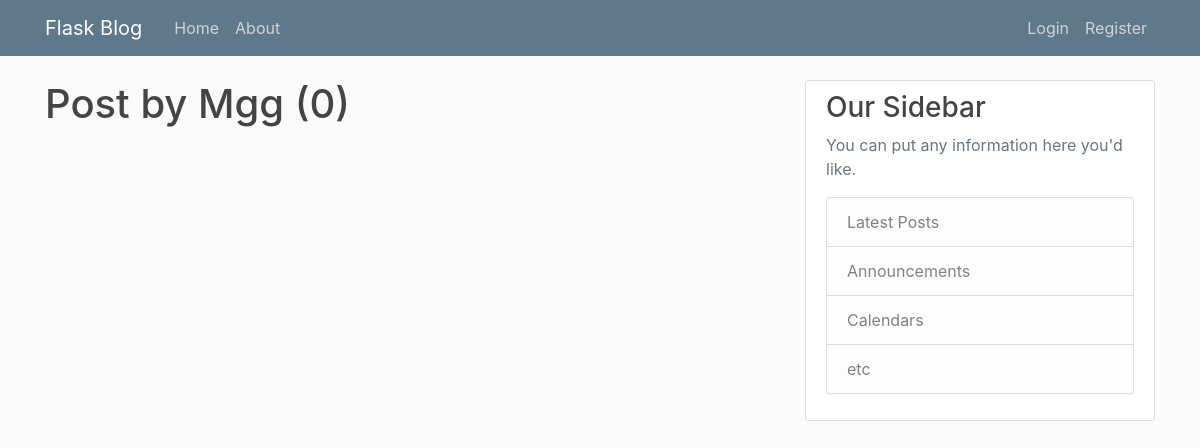
The app's page /user/Mgg, older data.
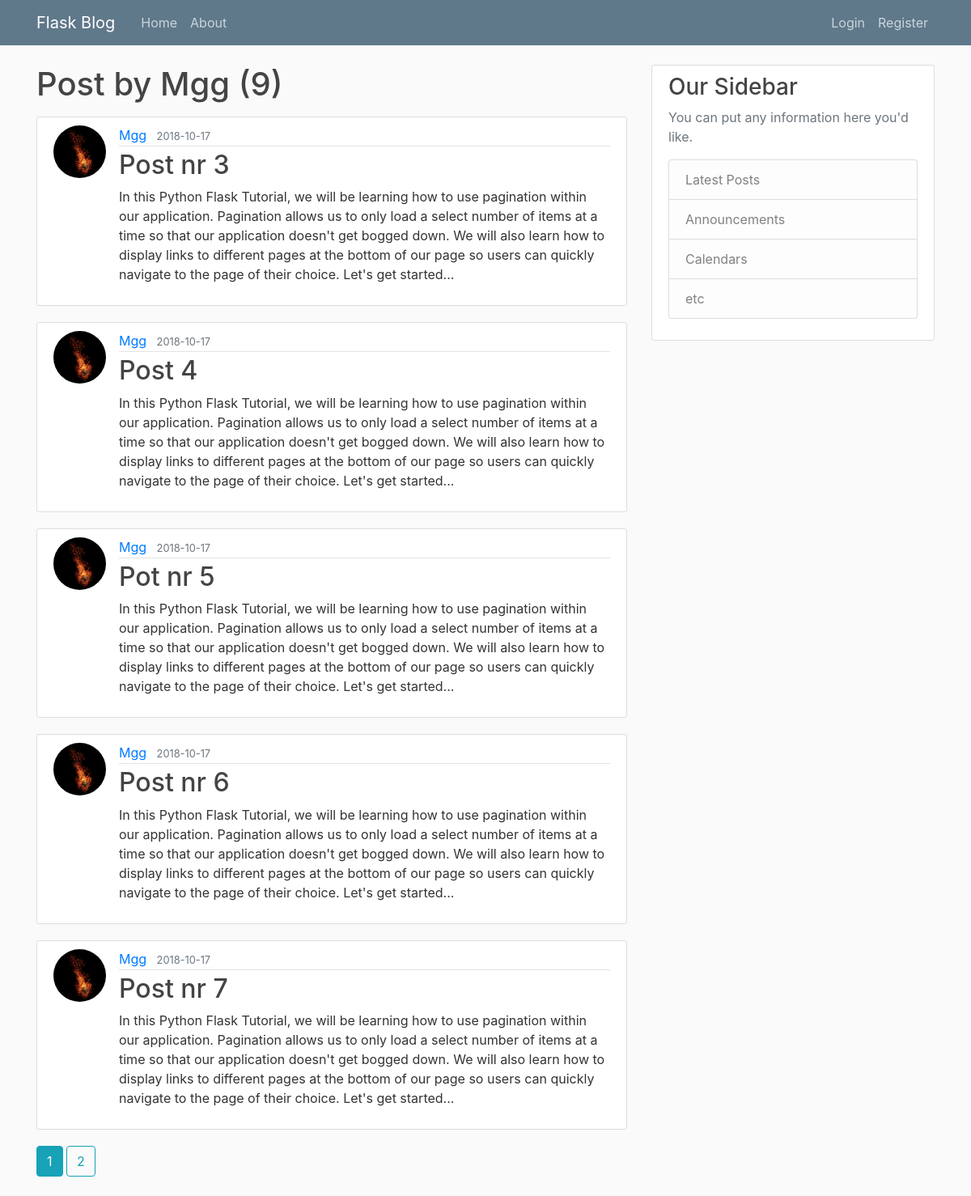
The same page, newer data.
### app2/models.py (models this page shows, shortened)
class Post(db.Model):
    id = db.Column(db.Integer, primary_key=True)
    title = db.Column(db.String(100), nullable = False)
    date_posted = db.Column(db.DateTime, nullable = False, default=datetime.utcnow)
    content = db.Column(db.Text, nullable=False)
    user_id = db.Column(db.Integer, db.ForeignKey('user.id'), nullable=False)

class User(db.Model, UserMixin): # tworzenie klasy użytkowniak w oparciu o model bazy danych z SQLAlchemy
    id = db.Column(db.Integer, primary_key=True)
    username = db.Column(db.String(20),unique=True, nullable = False)
    email = db.Column(db.String(120), unique=True, nullable=False)
    image_file = db.Column(db.String(20), nullable=False, default='default.jpg')
    password = db.Column(db.String(60), nullable=False)
    posts = db.relationship('Post', backref='author', lazy = True) #powiązanie z klasą Post, backref - dodanie kolumny do klasy Post, atrybut lazy pozwala pobrać dane z klasy Post do danego użytkownika

### app2/users/routes.py (the view)
@users.route("/user/<string:username>")
def user_posts(username):
    page = request.args.get('page', 1, type=int) #Pobieranie numeru strony
    user = User.query.filter_by(username=username).first_or_404()
    posts = Post.query.filter_by(author=user)\
        .order_by(Post.date_posted.desc())\
        .paginate(page=page, per_page=5) #wszystkie posty stworzone przez jednego użytkownika, z paginacją i posortowane względem daty dodania
    return render_template("user_posts.html", posts=posts, user=user)

### app2/templates/user_posts.html
{% extends "layout.html" %}
{% block content %}
    <h1 class="mb-3">Post by {{ user.username }} ({{ posts.total }})</h1>
    {% for post in posts.items %}
        <article class="media content-section">
          <img class="rounded-circle article-img" src="{{ url_for('static', filename='profile_pics/' + post.author.image_file)}}">
            <div class="media-body">
            <div class="article-metadata">
              <a class="mr-2" href="{{url_for('users.user_posts', username=user.username)}}">{{ post.author.username }}</a>
              <small class="text-muted">{{ post.date_posted.strftime('%Y-%m-%d') }}</small>
            </div>
            <h2><a class="article-title" href="{{url_for('posts.post', post_id = post.id)}}">{{ post.title }}</a></h2>
            <p class="article-content">{{ post.content }}</p>
          </div>
        </article>
    {% endfor %}
    {% for page_num in posts.iter_pages(left_edge=1, right_edge=1, left_current=1, right_current=2) %}
        {% if page_num %}
            {% if posts.page == page_num %}
                <a class="btn btn-info mb-4" href="{{ url_for('users.user_posts', username=user.username, page=page_num )}}">{{ page_num }}</a>
            {% else %}
                <a class="btn btn-outline-info mb-4" href="{{ url_for('users.user_posts', username=user.username, page=page_num )}}">{{ page_num }}</a>
            {% endif %}
        {% else %}
            ...
        {% endif %}
    {% endfor %}
{% endblock content %}

Row changes from the older to the newer data that the page shows:
added Post: image_file (picture), author.username "Mgg", date_posted "2018-10-17", title "Post nr 3", content "In this Python Flask Tutorial, we will be learning how to use pagination within our application. Pagination allows us to only load a select number of items at a time so that our application doesn't get bogged down. We will also learn how to display links to different pages at the bottom of our page so users can quickly navigate to the page of their choice. Let's get started..."
added Post: image_file (picture), author.username "Mgg", date_posted "2018-10-17", title "Post 4", content "In this Python Flask Tutorial, we will be learning how to use pagination within our application. Pagination allows us to only load a select number of items at a time so that our application doesn't get bogged down. We will also learn how to display links to different pages at the bottom of our page so users can quickly navigate to the page of their choice. Let's get started..."
added Post: image_file (picture), author.username "Mgg", date_posted "2018-10-17", title "Pot nr 5", content "In this Python Flask Tutorial, we will be learning how to use pagination within our application. Pagination allows us to only load a select number of items at a time so that our application doesn't get bogged down. We will also learn how to display links to different pages at the bottom of our page so users can quickly navigate to the page of their choice. Let's get started..."
added Post: image_file (picture), author.username "Mgg", date_posted "2018-10-17", title "Post nr 6", content "In this Python Flask Tutorial, we will be learning how to use pagination within our application. Pagination allows us to only load a select number of items at a time so that our application doesn't get bogged down. We will also learn how to display links to different pages at the bottom of our page so users can quickly navigate to the page of their choice. Let's get started..."
added Post: image_file (picture), author.username "Mgg", date_posted "2018-10-17", title "Post nr 7", content "In this Python Flask Tutorial, we will be learning how to use pagination within our application. Pagination allows us to only load a select number of items at a time so that our application doesn't get bogged down. We will also learn how to display links to different pages at the bottom of our page so users can quickly navigate to the page of their choice. Let's get started..."
Text that changed along with them:
{{ posts.total }}: "0" → "9"
new list line: "1"
new list line: "2"
